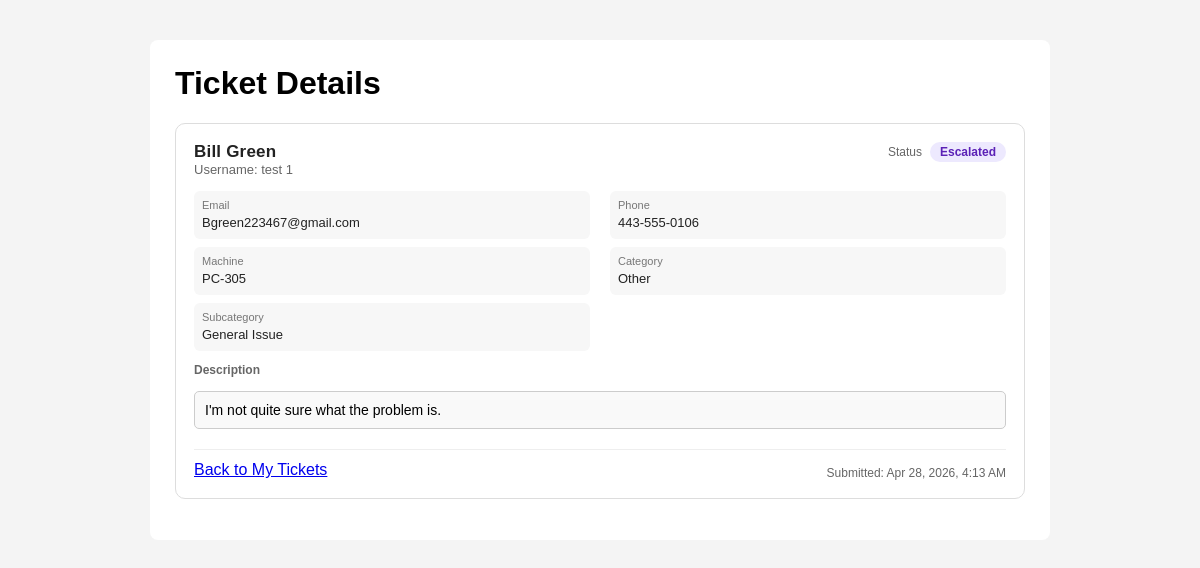
Screenshot of /ticket_details?ticket_id=44 (signed in) with the database file from the repository.
### tables this page shows
CREATE TABLE tickets (
            id INTEGER PRIMARY KEY AUTOINCREMENT,
            full_name TEXT,
            email TEXT,
            phone TEXT,
            username TEXT,
            machine_id TEXT,
            category TEXT,
            subcategory TEXT,
            description TEXT
        , status TEXT DEFAULT 'Open', resolution_notes TEXT, escalation_level TEXT DEFAULT 'none', assigned_to INTEGER, created_at TEXT);

### app.py (the view)
@app.route("/ticket_details")
@login_required
def ticket_details():
    ticket_id = request.args.get("ticket_id", type=int)
    username = session.get("username")
    if not ticket_id:
        return redirect(url_for("my_tickets"))
    conn = get_db_connection()
    ticket = conn.execute(
        "SELECT * FROM tickets WHERE id = ? AND LOWER(username) = ?",
        (ticket_id, username)
    ).fetchone()
    feedback = conn.execute(
        "SELECT * FROM feedback WHERE ticket_id = ? AND LOWER(username) = ?",
        (ticket_id, username)
    ).fetchone()
    conn.close()
    if not ticket:
        return redirect(url_for("my_tickets"))
    return render_template(
        "confirm.html",
        full_name=ticket["full_name"],
        email=ticket["email"],
        phone=ticket["phone"],
        username=ticket["username"],
        machine_id=ticket["machine_id"],
        category=ticket["category"],
        subcategory=ticket["subcategory"],
        description=ticket["description"],
        status=ticket["status"],
        resolution_notes=ticket["resolution_notes"],
        created_at=ticket["created_at"],
        username_param=username,
        inactivity_timeout=INACTIVITY_TIMEOUT_SECONDS,
        feedback_submitted=feedback is not None,
    )

### app.py (called while the page is built)
def get_db_connection():
    conn = sqlite3.connect("tickets.db")
    conn.row_factory = sqlite3.Row
    return conn

def login_required(f):
    @wraps(f)
    def decorated_function(*args, **kwargs):
        if "username" not in session:
            return redirect(url_for("login"))
        return f(*args, **kwargs)
    return decorated_function

### templates/confirm.html (shortened to what this page needs)
<!DOCTYPE html>
<html lang="en">
<head>
    <link rel="stylesheet" href="{{ url_for('static', filename='style.css') }}">
</head>
<body>
<div class="container">
    <h1>Ticket Details</h1>
    <div class="ticket-card">
        <div class="ticket-header">
            <div>
                <div class="ticket-title">{{ full_name }}</div>
                <div style="font-size: 13px; color: #666;">
                    Username: {{ username if username else "Not provided" }}
                </div>
            </div>
            <div class="ticket-status-panel">
                <div class="ticket-status">
                    <span class="status-label">Status</span>
                    <span class="status-badge status-{{ (status or 'open') | lower | replace(' ', '-') }}">
                        {{ (status or "Open") | title }}
                    </span>
                </div>
            </div>
        </div>
        <div class="ticket-meta-grid">
            {% if email %}
            <div class="meta-item">
                <span class="meta-label">Email</span>
                <span class="meta-value">{{ email }}</span>
            </div>
            {% endif %}
            {% if phone %}
            <div class="meta-item">
                <span class="meta-label">Phone</span>
                <span class="meta-value">{{ phone }}</span>
            </div>
            {% endif %}
            {% if machine_id %}
            <div class="meta-item">
                <span class="meta-label">Machine</span>
                <span class="meta-value">{{ machine_id }}</span>
            </div>
            {% endif %}
            <div class="meta-item">
                <span class="meta-label">Category</span>
                <span class="meta-value">{{ category }}</span>
            </div>
            {% if subcategory %}
            <div class="meta-item">
                <span class="meta-label">Subcategory</span>
                <span class="meta-value">{{ subcategory }}</span>
            </div>
            {% endif %}
        </div>
        <div class="ticket-body">
            <span class="description-label">Description</span>
            <p class="wrap-text description-box">{{ description }}</p>
        </div>
        <div class="my-ticket-bottom-row">
            <div style="display: flex; gap: 12px; align-items: center;">
                <a href="{{ url_for('my_tickets', username=username_param) }}">Back to My Tickets</a>
            </div>
            <div class="submitted-date">
                Submitted: <span class="local-time" data-utc="{{ created_at }}"></span>
            </div>
        </div>
    </div>
</div>
</body>
</html>

### static/style.css (style rules this page uses)
body { font-family: Arial, sans-serif; background-color: #f4f4f4; margin: 0; padding: 40px; }
.container { max-width: 850px; margin: 0 auto; background-color: white; padding: 25px; border-radius: 8px; }
h1 { margin-top: 0; }
p { margin-bottom: 20px; }
.wrap-text { word-wrap: break-word; overflow-wrap: break-word; white-space: pre-line; }
.description-label { font-size: 12px; font-weight: bold; color: #666; margin-bottom: 5px; display: block; }
.ticket-card { background: white; border: 1px solid #ddd; border-radius: 10px; padding: 18px; margin-bottom: 16px; }
.ticket-header { display: flex; justify-content: space-between; align-items: flex-start; margin-bottom: 14px; gap: 20px; }
.ticket-title { font-size: 17px; font-weight: 600; color: #222; letter-spacing: 0.2px; }
.ticket-body { margin: 10px 0 14px 0; font-size: 14px; }
.ticket-meta-grid { display: grid; grid-template-columns: 1fr 1fr; gap: 8px 20px; margin-bottom: 12px; }
.meta-item { background: #f7f7f7; padding: 8px; border-radius: 6px; }
.meta-label { display: block; font-size: 11px; color: #777; margin-bottom: 2px; }
.meta-value { font-size: 13px; color: #222; word-break: break-word; }
.ticket-status { display: flex; align-items: center; gap: 8px; }
.status-label { font-size: 12px; color: #666; }
.ticket-status-panel { display: flex; flex-direction: column; align-items: flex-end; gap: 8px; min-width: 180px; }
.status-badge { padding: 3px 10px; border-radius: 12px; font-size: 12px; font-weight: bold; display: inline-block; }
.description-box { max-height: 300px; overflow-y: auto; overflow-x: hidden; padding: 10px; border: 1px solid #ccc; border-radius: 5px; background-color: #f9f9f9; white-space: pre-wrap; word-wrap: break-word; }
.submitted-date { font-size: 12px; color: #666; text-align: right; padding-top: 6px; }
.my-ticket-bottom-row { display: flex; justify-content: space-between; align-items: center; border-top: 1px solid #eee; padding-top: 10px; margin-top: 10px; }
.status-escalated { background-color: #ede9fe; color: #5b21b6; }

### rows the page displays
tickets: full_name "Bill Green", username "test 1", status "Escalated", email "Bgreen223467@gmail.com", phone "443-555-0106", machine "PC-305", category "Other", subcategory "General Issue", description "I'm not quite sure what the problem is."
